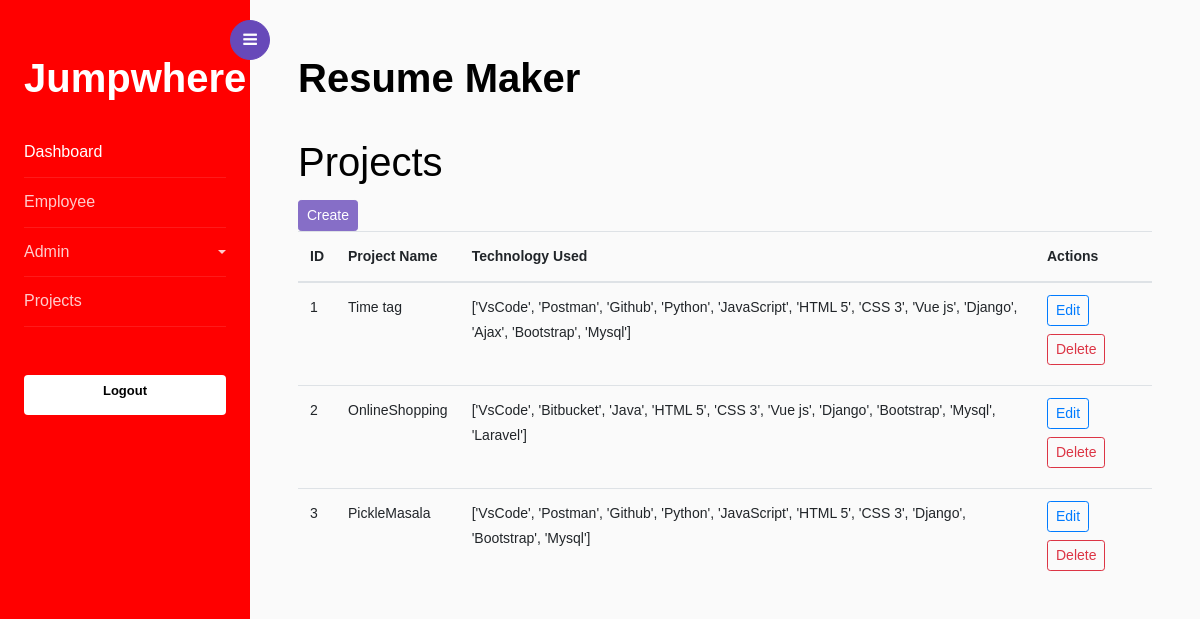
Screenshot of /project_list with the database file from the repository.
### resume/models.py (models this page shows, shortened)
class Projects(models.Model):
    project_name = models.CharField(max_length=255)
    technology_used = models.CharField(max_length=255)
    description = models.TextField()
    role_responsibilities = models.TextField()
    start_date = models.DateField(null=True, blank=True)
    end_date = models.DateField(null=True, blank=True)
    is_active = models.BooleanField(default=True)
    flag = models.BooleanField(default=1)

### resume/views.py (the view)
# urls.py: path('project_list', project_list, name='project_list'),
def project_list(request):
    projects = Projects.objects.filter(flag=1)
    context = {'projects': projects}
    return render(request, 'project_list.html', context)

### templates/project_list.html
{% extends 'home.html' %}
{% block content %}
<h1>Projects</h1>
<a href="{% url 'project_create' %}" class="btn btn-sm btn-primary">Create</a>
<table class="table">
    <thead>
        <tr>
            <th>ID</th>
            <th>Project Name</th>
            <th>Technology Used</th>
            <th>Actions</th>
        </tr>
    </thead>
    <tbody>
        {% for project in projects %}
        <tr>
            <td>{{ project.id }}</td>
            <td>{{ project.project_name }}</td>
            <td>{{ project.technology_used }}</td>
            <td>
                <a href="{% url 'project_edit' project.id %}" class="btn btn-sm btn-outline-primary mb-2">Edit</a>
                <a href="{% url 'project_delete' project.id %}" class="btn btn-sm btn-outline-danger mb-2" onclick="return confirm('Are you sure you want to delete this project?')">Delete</a>
            </td>
        </tr>
        {% endfor %}
    </tbody>
</table>
{% endblock %}

### rows the page displays
Projects: id "1", project_name "Time tag", technology_used "['VsCode', 'Postman', 'Github', 'Python', 'JavaScript', 'HTML 5', 'CSS 3', 'Vue js', 'Django', 'Ajax', 'Bootstrap', 'Mysql']"
Projects: id "2", project_name "OnlineShopping", technology_used "['VsCode', 'Bitbucket', 'Java', 'HTML 5', 'CSS 3', 'Vue js', 'Django', 'Bootstrap', 'Mysql', 'Laravel']"
Projects: id "3", project_name "PickleMasala", technology_used "['VsCode', 'Postman', 'Github', 'Python', 'JavaScript', 'HTML 5', 'CSS 3', 'Django', 'Bootstrap', 'Mysql']"
